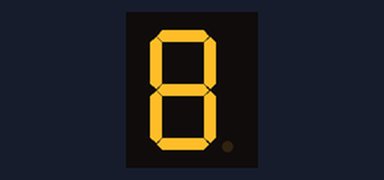
The sketch below on a simulated Arduino Uno, built with avr-gcc and run on an emulated ATmega328P. Shown: 1-digit seven-segment display. Wiring (inferred from the names in the program): 1-digit 7-segment display, segments lit when LOW: segments pin 13, pin 12, pin 11, pin 10, pin 9, pin 8, pin 7, pin 6. The segment pins are drawn as the display they are named for.

Above: at 0.1 s.
At 0.6 s:
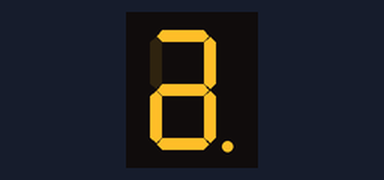
At 1.1 s:
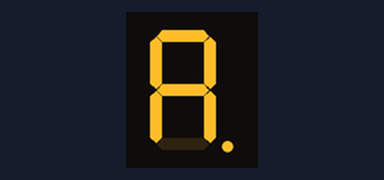
At 1.85 s:
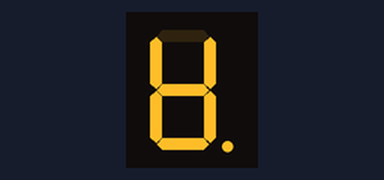
At 2.35 s:
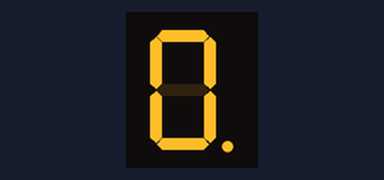

Measured:
- by itself, everything shown: repeats every 2.0 s, in 16 steps

The sketch:

led_seres1.ino
```cpp
int a = 13;
int b = 12;
int c = 11;
int d = 10;
int e = 9;
int f = 8;
int g = 7;
int h = 6;
int speed = 200;
int OFF = 50;

void setup()
{
  pinMode(a,OUTPUT);
  pinMode(b,OUTPUT);
  pinMode(c,OUTPUT);
  pinMode(d,OUTPUT);
  pinMode(e,OUTPUT);
  pinMode(f,OUTPUT);
  pinMode(g,OUTPUT);
  pinMode(h,OUTPUT);
 }
void loop()
{
  for(int i=13; i<=6; i-- ){
  digitalWrite(i,HIGH);
  delay(speed);
  digitalWrite(i,LOW);
  delay(OFF);
}
  for(int i=6; i<=13; i++ ){
  digitalWrite(i,HIGH);
  delay(speed);
  digitalWrite(i,LOW);
  delay(OFF);
}
}
```
